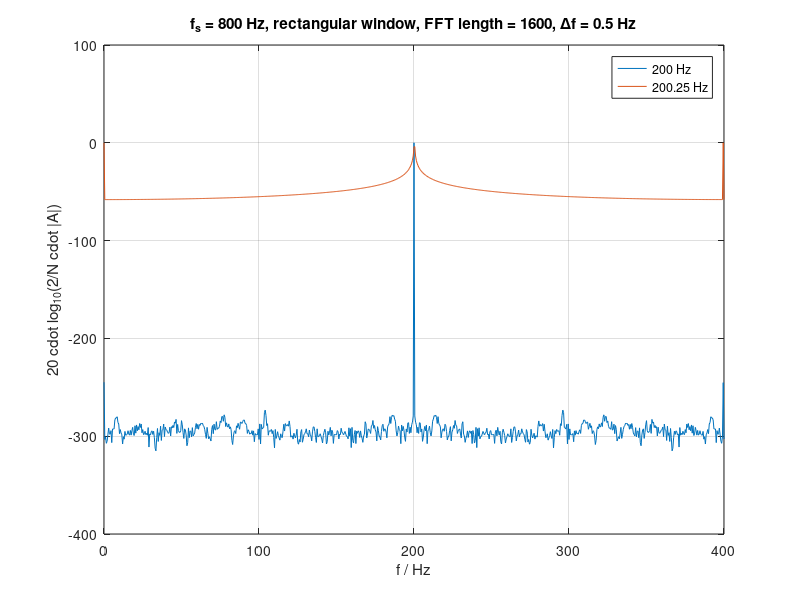
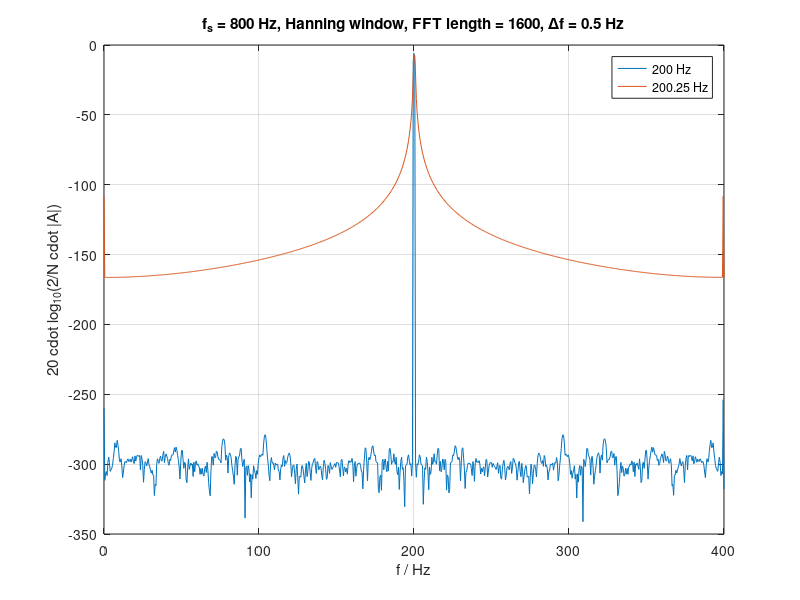
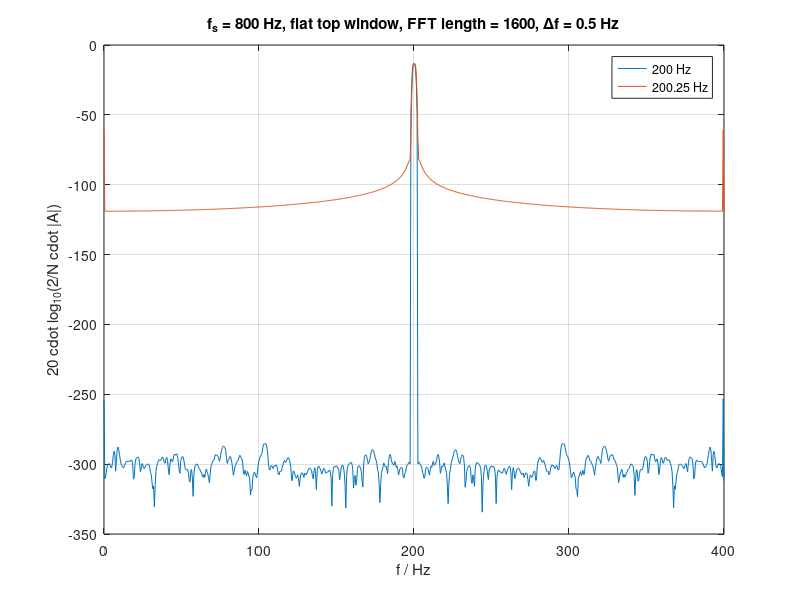
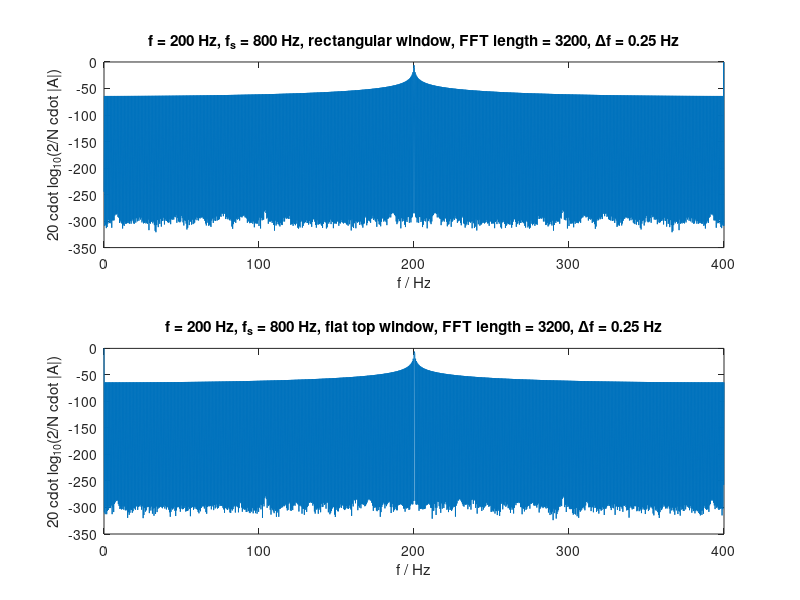

MATLAB code for these plots, in order:
%% a)
f1 = 200;
f2 = 200.25;
fs = 800;
amp = 1;
N = 1600;

t = 0:1/fs:(N-1)/fs;

sig1 = sin(2*pi*f1*t);
sig2 = sin(2*pi*f2*t);

%% b)
w_rect = ones(N, 1);
w_hann = hann(N,'periodic');
w_ftopw = flattopwin(N,'periodic');

%% c)
% rect
sig1_rect = sig1 .* w_rect';
sig1_rect_fft = fft(sig1_rect);
sig2_rect = sig2 .* w_rect';
sig2_rect_fft = fft(sig2_rect);

% hann
sig1_hann = sig1 .* w_hann';
sig1_hann_fft = fft(sig1_hann);
sig2_hann = sig2 .* w_hann';
sig2_hann_fft = fft(sig2_hann);

% f2w
sig1_ftopw = sig1 .* w_ftopw';
sig1_ftopw_fft = fft(sig1_ftopw);
sig2_ftopw = sig2 .* w_ftopw';
sig2_ftopw_fft = fft(sig2_ftopw);

%% d)
normalizer = 2/N*ones(1,N);
normalizer(1) = 1;
normalizer(N/2) = 1;

f = (0:N-1)./2;

%rect
sig1_rect_fft_log = 20*log10((normalizer.*abs(sig1_rect_fft)));
sig2_rect_fft_log = 20*log10((normalizer.*abs(sig2_rect_fft)));

figure(1);
plot(f(1:N/2+1), sig1_rect_fft_log(1:N/2+1));
hold on;
plot(f(1:N/2+1), sig2_rect_fft_log(1:N/2+1));
grid on;
legend("200 Hz","200.25 Hz");
title("f_s = 800 Hz, rectangular window, FFT length = 1600, ∆f = 0.5 Hz");
xlabel("f / Hz");
ylabel("20 \cdot log_{10}(2/N \cdot |A|)");

%hann
sig1_hann_fft_log = 20*log10((normalizer.*abs(sig1_hann_fft)));
sig2_hann_fft_log = 20*log10((normalizer.*abs(sig2_hann_fft)));

figure(2);
plot(f(1:N/2+1), sig1_hann_fft_log(1:N/2+1));
hold on;
plot(f(1:N/2+1), sig2_hann_fft_log(1:N/2+1));
grid on;
legend("200 Hz","200.25 Hz");
title("f_s = 800 Hz, Hanning window, FFT length = 1600, ∆f = 0.5 Hz");
xlabel("f / Hz");
ylabel("20 \cdot log_{10}(2/N \cdot |A|)");

% f2w
sig1_ftopw_fft_log = 20*log10((normalizer.*abs(sig1_ftopw_fft)));
sig2_ftopw_fft_log = 20*log10((normalizer.*abs(sig2_ftopw_fft)));

figure(3);
plot(f(1:N/2+1), sig1_ftopw_fft_log(1:N/2+1));
hold on;
plot(f(1:N/2+1), sig2_ftopw_fft_log(1:N/2+1));
grid on;
legend("200 Hz","200.25 Hz");
title("f_s = 800 Hz, flat top window, FFT length = 1600, ∆f = 0.5 Hz");
xlabel("f / Hz");
ylabel("20 \cdot log_{10}(2/N \cdot |A|)");

%% e)
normalizer2 = 1/N*ones(1,2*N);
normalizer2(1) = 1;
normalizer2(N) = 1;

n2 = 2*N;

f = (0:(n2)-1)./4;

%rect
sig1_rect_pad = [sig1_rect, zeros(1,N)];
sig1_rect_pad_fft = normalizer2.*fft(sig1_rect_pad);
sig1_rect_pad_fft_norm_log = 20*log10(abs(sig1_rect_pad_fft./max(sig1_rect_pad_fft)));

sig2_rect_pad = [sig2_rect, zeros(1,N)];
sig2_rect_pad_fft = normalizer2.*fft(sig2_rect_pad);
sig2_rect_pad_fft_norm_log = 20*log10(abs(sig2_rect_pad_fft./max(sig2_rect_pad_fft)));


figure(4);
subplot(2,1,1);
plot(f(1:n2/2+1), sig1_rect_pad_fft_norm_log(1:n2/2+1))
title("f = 200 Hz, f_s = 800 Hz, rectangular window, FFT length = 3200, ∆f = 0.25 Hz");
xlabel("f / Hz");
ylabel("20 \cdot log_{10}(2/N \cdot |A|)");
subplot(2,1,2);
plot(f(1:n2/2+1), sig2_rect_pad_fft_norm_log(1:n2/2+1))
title("f = 200 Hz, f_s = 800 Hz, flat top window, FFT length = 3200, ∆f = 0.25 Hz");
xlabel("f / Hz");
ylabel("20 \cdot log_{10}(2/N \cdot |A|)");
%hann
sig1_hann_pad = [sig1_hann, zeros(1,N)];
sig1_hann_pad_fft = normalizer2.*fft(sig1_hann_pad);
sig1_hann_pad_fft_norm_log = 20*log10(abs(sig1_hann_pad_fft./max(sig1_hann_pad_fft)));

sig2_hann_pad = [sig2_hann, zeros(1,N)];
sig2_hann_pad_fft = normalizer2.*fft(sig2_hann_pad);
sig2_hann_pad_fft_norm_log = 20*log10(abs(sig2_hann_pad_fft./max(sig2_hann_pad_fft)));


figure(5);
subplot(2,1,1);
plot(f(1:n2/2+1), sig1_hann_pad_fft_norm_log(1:n2/2+1))
title("f = 200 Hz, f_s = 800 Hz, Hanning window, FFT length = 3200, ∆f = 0.25 Hz");
xlabel("f / Hz");
ylabel("20 \cdot log_{10}(2/N \cdot |A|)");
subplot(2,1,2);
plot(f(1:n2/2+1), sig2_hann_pad_fft_norm_log(1:n2/2+1))
title("f = 200.25 Hz, f_s = 800 Hz, Hanning window, FFT length = 3200, ∆f = 0.25 Hz");
xlabel("f / Hz");
ylabel("20 \cdot log_{10}(2/N \cdot |A|)");

%ftopw
sig1_ftopw_pad = [sig1_ftopw, zeros(1,N)];
sig1_ftopw_pad_fft = normalizer2.*fft(sig1_ftopw_pad);
sig1_ftopw_pad_fft_norm_log = 20*log10(abs(sig1_ftopw_pad_fft./max(sig1_ftopw_pad_fft)));

sig2_ftopw_pad = [sig2_ftopw, zeros(1,N)];
sig2_ftopw_pad_fft = normalizer2.*fft(sig2_ftopw_pad);
sig2_ftopw_pad_fft_norm_log = 20*log10(abs(sig2_ftopw_pad_fft./max(sig2_ftopw_pad_fft)));

figure(6);
subplot(2,1,1);
plot(f(1:n2/2+1), sig1_ftopw_pad_fft_norm_log(1:n2/2+1))
title("f = 200 Hz, f_s = 800 Hz, flat top window, FFT length = 3200, ∆f = 0.25 Hz");
xlabel("f / Hz");
ylabel("20 \cdot log_{10}(2/N \cdot |A|)");
subplot(2,1,2);
plot(f(1:n2/2+1), sig2_ftopw_pad_fft_norm_log(1:n2/2+1))
title("f = 200.25 Hz, f_s = 800 Hz, flat top window, FFT length = 3200, ∆f = 0.25 Hz");
xlabel("f / Hz");
ylabel("20 \cdot log_{10}(2/N \cdot |A|)");